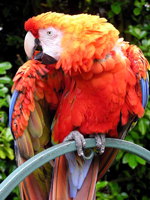
#> input picture New/ippr/new.jpg, 150 x 200 px
$ python trasformationrotation11.py
#> lines starting #> are read from the running program, lines starting #| are printed output that depends on the picture
import cv2

# Load the input image
input_image = cv2.imread('new.jpg')
#> input_image is the input picture: shape (200, 150, 3); mean B, G, R 57.1, 79.2, 131.2

# Check if the image was loaded successfully
if input_image is None:
    print("Error: Unable to load the input image.")
else:
    # Get the height and width of the input image
    height, width = input_image.shape[:2]
#> height = 200; width = 150

    # Define the rotation angle (90 degrees for clockwise, -90 degrees for anti-clockwise)
    angle_clockwise = 90
    angle_anticlockwise = -90

    # Compute the rotation matrix for clockwise and anti-clockwise rotation
    rotation_matrix_clockwise = cv2.getRotationMatrix2D((width / 2, height / 2), angle_clockwise, 1)
    rotation_matrix_anticlockwise = cv2.getRotationMatrix2D((width / 2, height / 2), angle_anticlockwise, 1)
#> rotation_matrix_anticlockwise = [[6.12e-17, -1, 175], [1, 6.12e-17, 25]]

    # Perform the actual rotations
    rotated_image_clockwise = cv2.warpAffine(input_image, rotation_matrix_clockwise, (width, height))
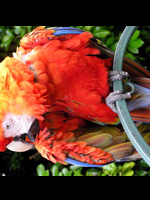
#> rotated_image_clockwise: shape (200, 150, 3); mean B, G, R 45.2, 61.7, 110.7
    rotated_image_anticlockwise = cv2.warpAffine(input_image, rotation_matrix_anticlockwise, (width, height))
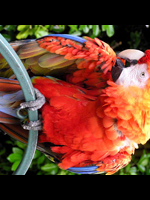
#> rotated_image_anticlockwise: shape (200, 150, 3); mean B, G, R 45.3, 61.5, 110.3

    # Display the original and rotated images
    cv2.imshow('Original Image', input_image)
    cv2.imshow('Rotated Clockwise', rotated_image_clockwise)
    cv2.imshow('Rotated Anti-Clockwise', rotated_image_anticlockwise)

    # Save the rotated images
    cv2.imwrite('rotated_clockwise.jpg', rotated_image_clockwise)
    cv2.imwrite('rotated_anticlockwise.jpg', rotated_image_anticlockwise)

    # Wait for a key press and then close all windows
    cv2.waitKey(0)
    cv2.destroyAllWindows()

$ run again, with New/ippr/color24.jpg copied over New/ippr/new.jpg
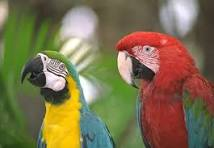
#> input picture New/ippr/color24.jpg, 214 x 148 px
#> input_image is the input picture: shape (148, 214, 3); mean B, G, R 77.6, 111.9, 123.9
#> `rotated_image_clockwise = cv2.warpAffine(input_image, rotation_matrix_..`:
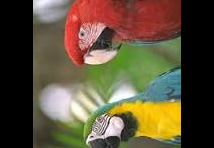
#> rotated_image_clockwise: shape (148, 214, 3); mean B, G, R 58.6, 82.6, 95.5
#> `rotated_image_anticlockwise = cv2.warpAffine(input_image, rotation_mat..`:
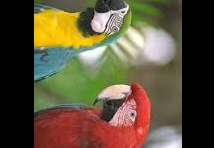
#> rotated_image_anticlockwise: shape (148, 214, 3); mean B, G, R 58.5, 82.6, 95.2
